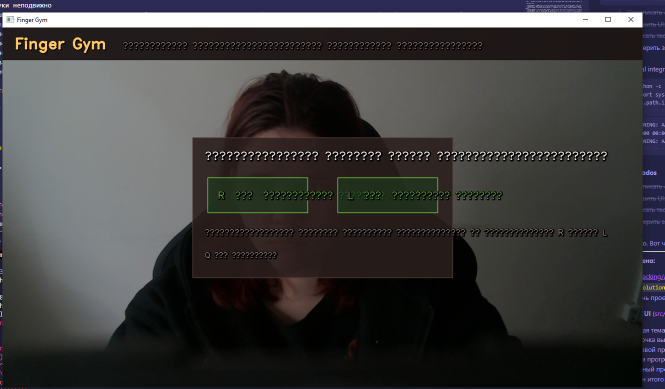
#> input picture image/PLAN_DEVELOPMENT/1777963462806.png, 1329 x 778 px (shown at 1/2 size)
$ python -i renderer.py   (imports and definitions only)
#> lines starting #> are read from the running program, lines starting #| are printed output that depends on the picture; after the words box and inside, x2 and y2 are one past the last pixel; in counts of white or black regions, pixels touching at a corner belong together
from __future__ import annotations
import cv2
import numpy as np
from PIL import Image, ImageDraw, ImageFont

from src.app_info import APP_VERSION_LABEL
from src.models import TrackingFrame, TestSummary
from src.exercises.base import BaseExercise
from src.exercises.exercises import ZoneMovementExercise, ZONES, ZONE_RADIUS

# ── Палитра (RGB для PIL, BGR для OpenCV) ─────────────────────────────────────
_BG        = (18,  18,  26)
_PANEL     = (28,  30,  42)
_BORDER    = (55,  60,  85)
_WHITE     = (240, 240, 250)
_GRAY      = (140, 145, 165)
_ACCENT    = (100, 200, 255)
_GREEN     = (70,  210, 120)
_YELLOW    = (230, 200,  60)
_RED       = (230,  80,  80)
_ORANGE    = (230, 160,  60)

# BGR-версии для OpenCV-примитивов (линии, круги)
def _bgr(rgb): return (rgb[2], rgb[1], rgb[0])

_BG_BGR     = _bgr(_BG)
_PANEL_BGR  = _bgr(_PANEL)
_BORDER_BGR = _bgr(_BORDER)
_GREEN_BGR  = _bgr(_GREEN)
_ACCENT_BGR = _bgr(_ACCENT)
_RED_BGR    = _bgr(_RED)
_WHITE_BGR  = _bgr(_WHITE)
_GRAY_BGR   = _bgr(_GRAY)

# ── Шрифты ───────────────────────────────────────────────────────────────────
import sys as _sys
import os as _os

def _find_font(bold: bool = False) -> str | None:
    """Ищет шрифт с поддержкой кириллицы на Windows/macOS/Linux."""
#> called with bold = False
    if _sys.platform == "win32":
        candidates = [
            r"C:\Windows\Fonts\segoeui.ttf" if not bold else r"C:\Windows\Fonts\segoeuib.ttf",
            r"C:\Windows\Fonts\arial.ttf"   if not bold else r"C:\Windows\Fonts\arialbd.ttf",
            r"C:\Windows\Fonts\tahoma.ttf",
        ]
    elif _sys.platform == "darwin":
        candidates = [
            "/System/Library/Fonts/Supplemental/Arial.ttf",
            "/Library/Fonts/Arial.ttf",
            "/System/Library/Fonts/Helvetica.ttc",
        ]
    else:  # Linux
        candidates = [
            "/usr/share/fonts/truetype/dejavu/DejaVuSans-Bold.ttf" if bold else
            "/usr/share/fonts/truetype/dejavu/DejaVuSans.ttf",
            "/usr/share/fonts/truetype/liberation/LiberationSans-Bold.ttf" if bold else
            "/usr/share/fonts/truetype/liberation/LiberationSans-Regular.ttf",
            "/usr/share/fonts/truetype/freefont/FreeSans.ttf",
        ]
    for path in candidates:
        if _os.path.exists(path):
            return path
    return None

def _font(size: int, bold: bool = False) -> ImageFont.FreeTypeFont:
    path = _find_font(bold)
    if path:
        try:
            return ImageFont.truetype(path, size)
        except Exception:
            pass
    return ImageFont.load_default()

_F_SM   = _font(18)
_F_MD   = _font(22)
_F_LG   = _font(28)
_F_XL   = _font(38)
_F_XXL  = _font(64, bold=True)
_F_MD_B = _font(22, bold=True)
_F_LG_B = _font(28, bold=True)
_F_XL_B = _font(38, bold=True)
#> further down, picture is the input picture: shape (778, 1329, 3); mean B, G, R 62.3, 62.2, 63

GESTURE_LABELS = {
    "open_palm":     "Открытая ладонь",
    "fist":          "Кулак",
    "pinch":         "Щипковый захват",
    "point_gesture": "Указательный жест",
    "palm_facing":   "Поворот кисти — внутренняя сторона",
    "back_facing":   "Поворот кисти — тыльная сторона",
    "zone_movement": "Перемещение по зонам",
    "hold_still":    "Удержание руки",
}


# ── Вспомогательные функции ───────────────────────────────────────────────────

HAND_CONNECTIONS = [
    (0, 1), (1, 2), (2, 3), (3, 4),
    (0, 5), (5, 6), (6, 7), (7, 8),
    (0, 9), (9, 10), (10, 11), (11, 12),
    (0, 13), (13, 14), (14, 15), (15, 16),
    (0, 17), (17, 18), (18, 19), (19, 20),
    (5, 9), (9, 13), (13, 17),
]


def _bgr_to_pil(bgr: np.ndarray) -> Image.Image:
    return Image.fromarray(cv2.cvtColor(bgr, cv2.COLOR_BGR2RGB))

def _pil_to_bgr(img: Image.Image) -> np.ndarray:
    return cv2.cvtColor(np.array(img), cv2.COLOR_RGB2BGR)

def _put(draw: ImageDraw.ImageDraw, text: str, pos: tuple,
         font: ImageFont.FreeTypeFont,
         color: tuple = _WHITE,
         shadow: bool = True):
    """Текст с тёмной тенью для читаемости поверх кадра."""
    x, y = pos
    if shadow:
        draw.text((x + 1, y + 1), text, font=font, fill=(0, 0, 0, 200))
    draw.text((x, y), text, font=font, fill=color)

def _panel(img: np.ndarray, x1: int, y1: int, x2: int, y2: int,
           alpha: float = 0.82, bg: tuple = _PANEL_BGR):
    """Полупрозрачный прямоугольник поверх кадра."""
    overlay = img.copy()
    cv2.rectangle(overlay, (x1, y1), (x2, y2), bg, -1)
    cv2.addWeighted(overlay, alpha, img, 1 - alpha, 0, img)
    cv2.rectangle(img, (x1, y1), (x2, y2), _BORDER_BGR, 1, cv2.LINE_AA)

# [54 lines left out: functions _progress_bar, _button, _circle_progress, _tracking_dot, _draw_hold_area_bounds, not called in this run]

def _darken(bgr: np.ndarray, alpha: float = 0.45) -> np.ndarray:
#> called with alpha = 0.42
    dark = np.zeros_like(bgr)
    cv2.addWeighted(bgr, 1 - alpha, dark, alpha, 0, bgr)
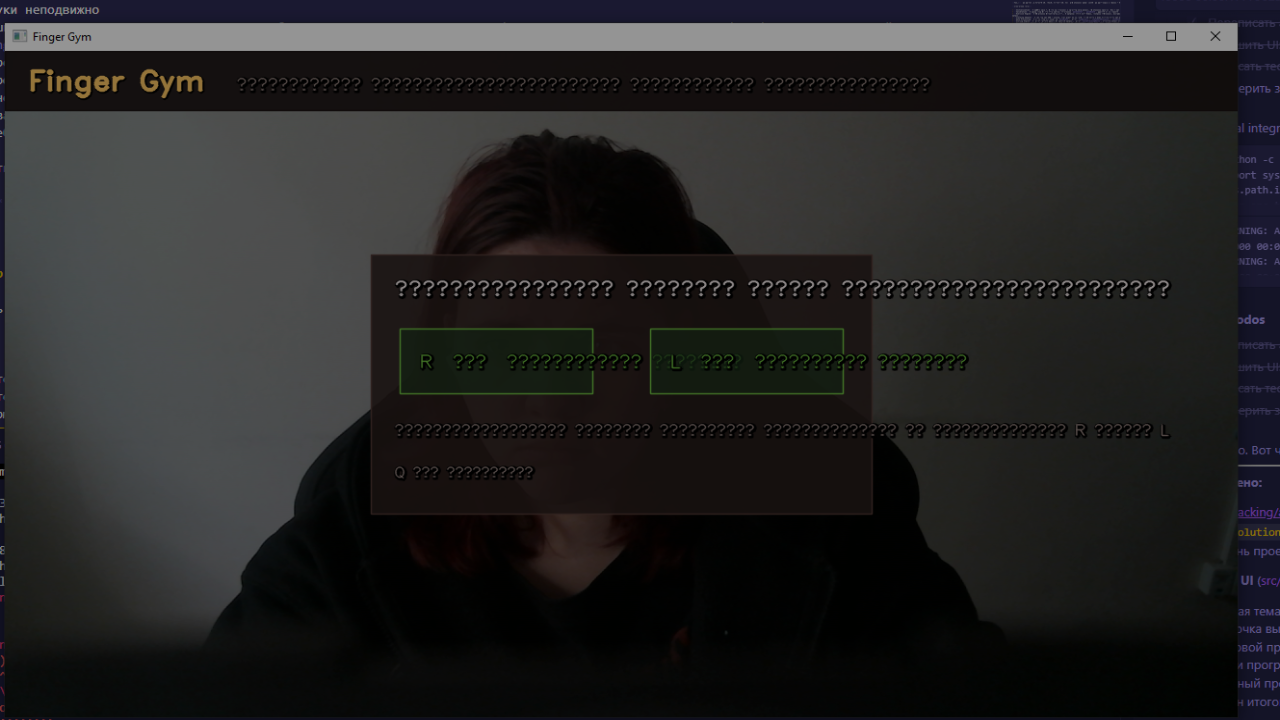
#> bgr: shape (720, 1280, 3); mean B, G, R 36.1, 36, 36.5
#> dark: shape (720, 1280, 3); every value is 0
    return bgr


# ── Главный рендерер ──────────────────────────────────────────────────────────

class Renderer:

    def __init__(self, width: int = 1280, height: int = 720, debug: bool = False):
        self.w = width
        self.h = height
        self.debug = debug

    def _base(self, frame_bgr: np.ndarray) -> np.ndarray:
        img = cv2.resize(frame_bgr, (self.w, self.h))
        return _darken(img, 0.42)

    # ── Шапка ─────────────────────────────────────────────────────────────────

    def _draw_header(self, img: np.ndarray, subtitle: str = ""):
        _panel(img, 0, 0, self.w, 84, alpha=0.90, bg=_BG_BGR)
#> in _panel, `cv2.rectangle(overlay, (x1, y1), (x2, y2), bg, -1)`:
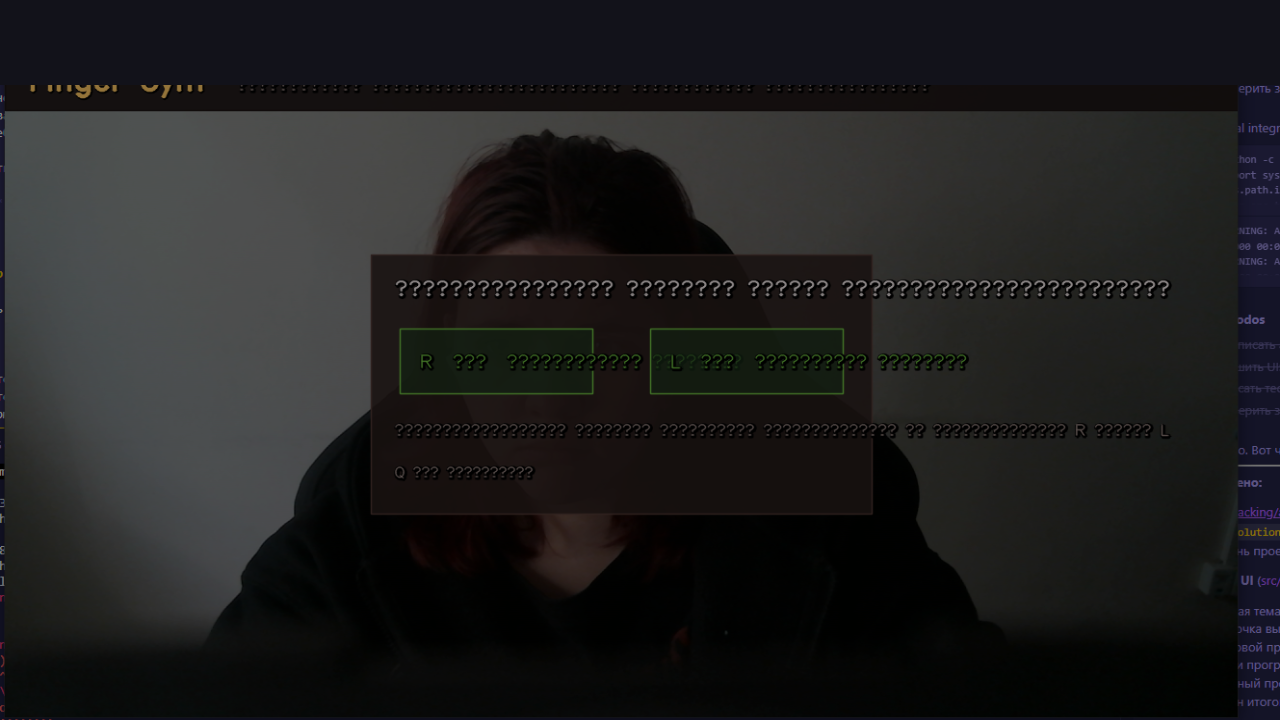
#> overlay: shape (720, 1280, 3); 11.81% of pixels changed, all inside (x1, y1, x2, y2) = (0, 0, 1280, 85)
#> in _panel, `cv2.rectangle(img, (x1, y1), (x2, y2), _BORDER_BGR, 1, cv2.LINE_AA)`:
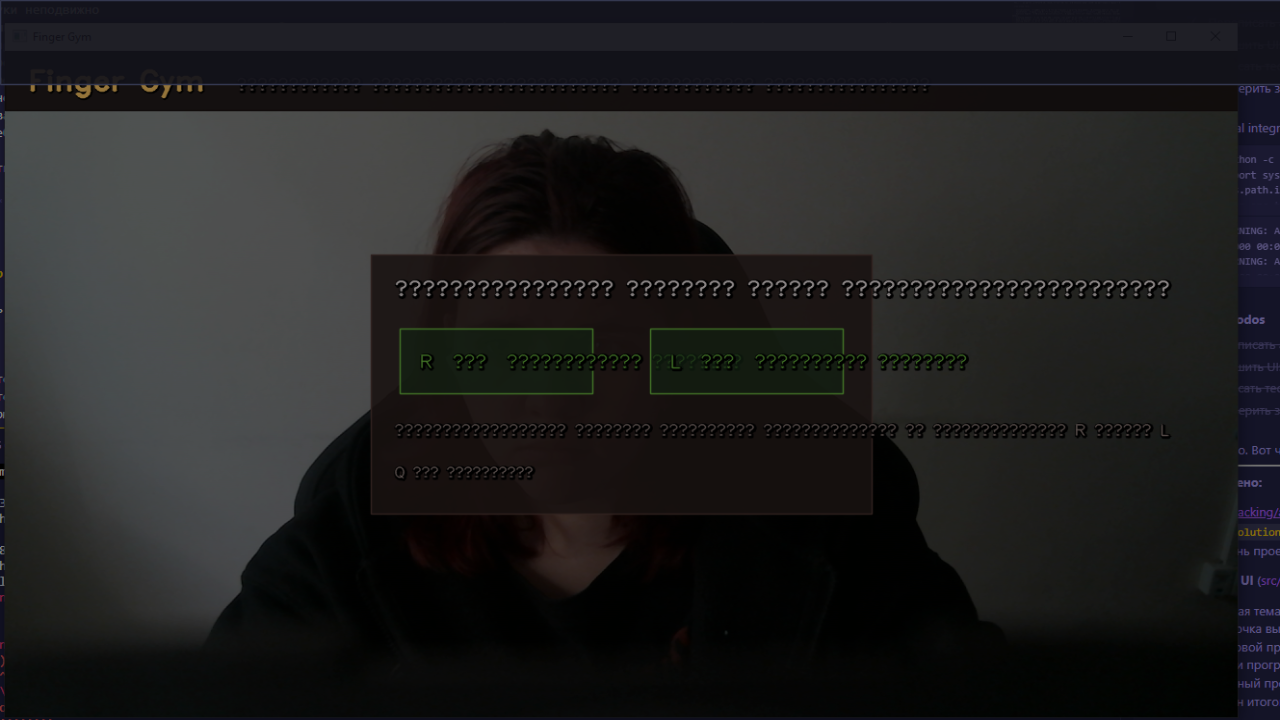
#> img: shape (720, 1280, 3); mean B, G, R 31.9, 31.6, 31.8
        pil = _bgr_to_pil(img)
        d   = ImageDraw.Draw(pil)
        _put(d, "Finger Gym", (22, 6),  _F_XL_B, _ACCENT)
        version_bbox = d.textbbox((0, 0), APP_VERSION_LABEL, font=_F_SM)
#> version_bbox = (0, 4, 119, 21)
        version_w = version_bbox[2] - version_bbox[0]
#> version_w = 119
        _put(d, APP_VERSION_LABEL, (self.w - version_w - 22, 18), _F_SM, _GRAY)
        if subtitle:
            _put(d, subtitle, (22, 56), _F_SM, _GRAY)
        img[:] = _pil_to_bgr(pil)

    # [23 lines left out: function draw_error_message, not called in this run]

    def draw_hand_select(
        self,
        frame_bgr: np.ndarray,
        hover_key=None,
        dwell_ratio: float = 0.0,
        pointer: tuple[int, int] | None = None,
    ) -> np.ndarray:
        img = self._base(frame_bgr)
        W, H = self.w, self.h
        self._draw_header(img, "Модуль тестирования мелкой моторики кисти")

        cw = min(1200, W - 60)
        ch = min(420, H - 120)
        cx = (W - cw) // 2
        cy = (H - ch) // 2
        _panel(img, cx, cy, cx + cw, cy + ch, alpha=0.88)
#> call 2 of _panel, with x1 = 40, y1 = 150, x2 = 1240, y2 = 570, alpha = 0.88, bg = (42, 30, 28)
#> in _panel (call 2), `cv2.rectangle(img, (x1, y1), (x2, y2), _BORDER_BGR, 1, cv2.LINE_AA)`:
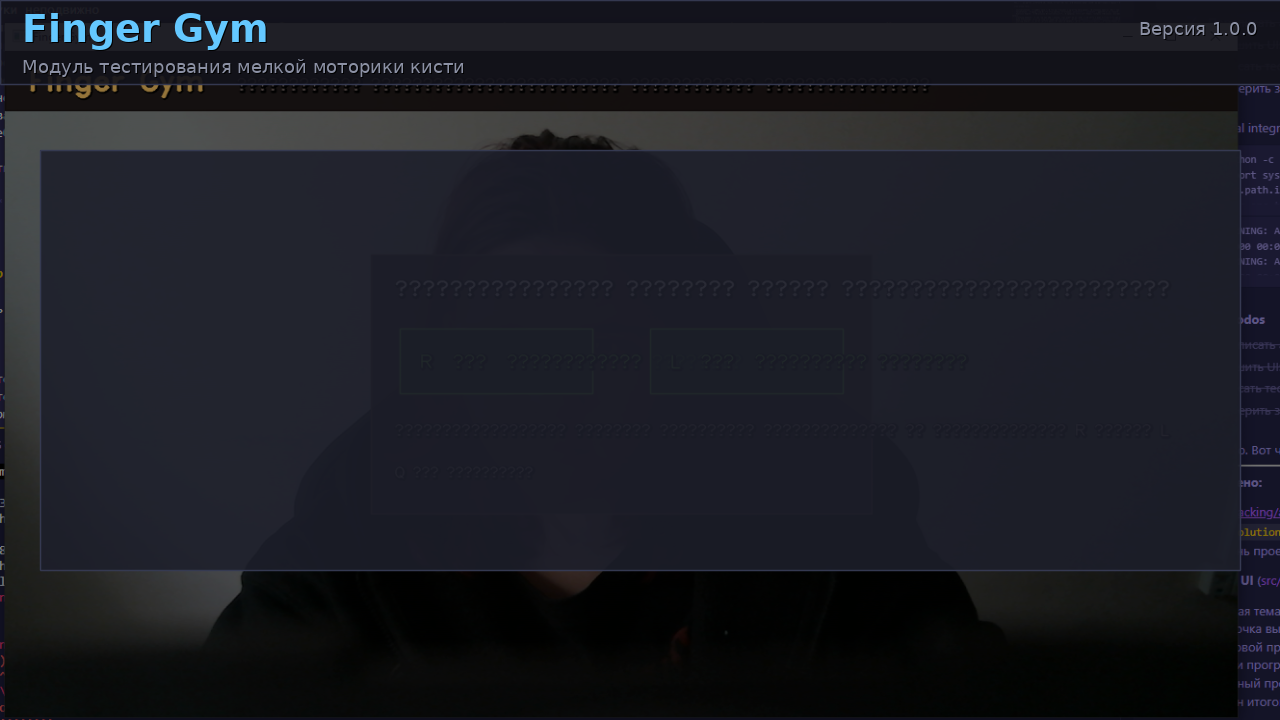
#> img: shape (720, 1280, 3); mean B, G, R 35.6, 28.4, 27

        pil = _bgr_to_pil(img)
        d   = ImageDraw.Draw(pil)

        _put(d, "Выберите руку для тестирования",
             (cx + 24, cy + 20), _F_LG_B, _WHITE)
        _put(d, "Наведите палец на кнопку и подержите",
             (cx + 24, cy + 58), _F_MD, _GRAY)

        img[:] = _pil_to_bgr(pil)

        gap = 70
        btn_top = cy + 118
        btn_bottom = cy + ch - 34
        btn_w = (cw - 56 - gap) // 2
        left_x1 = cx + 28
        right_x1 = left_x1 + btn_w + gap
        buttons = {
            "left": (left_x1, btn_top, left_x1 + btn_w, btn_bottom),
            "right":  (right_x1, btn_top, right_x1 + btn_w, btn_bottom),
        }
        hover_value = getattr(hover_key, "value", hover_key)
        for key, rect in buttons.items():
            border = _GREEN_BGR if key == hover_value else _BORDER_BGR
            thickness = 4 if key == hover_value else 1
            cv2.rectangle(img, rect[:2], rect[2:], border, thickness, cv2.LINE_AA)
            if key == hover_value and dwell_ratio > 0:
                x1, _, x2, y2 = rect
                _progress_bar(img, x1 + 18, y2 - 34, x2 - x1 - 36, 16, dwell_ratio, _GREEN_BGR)
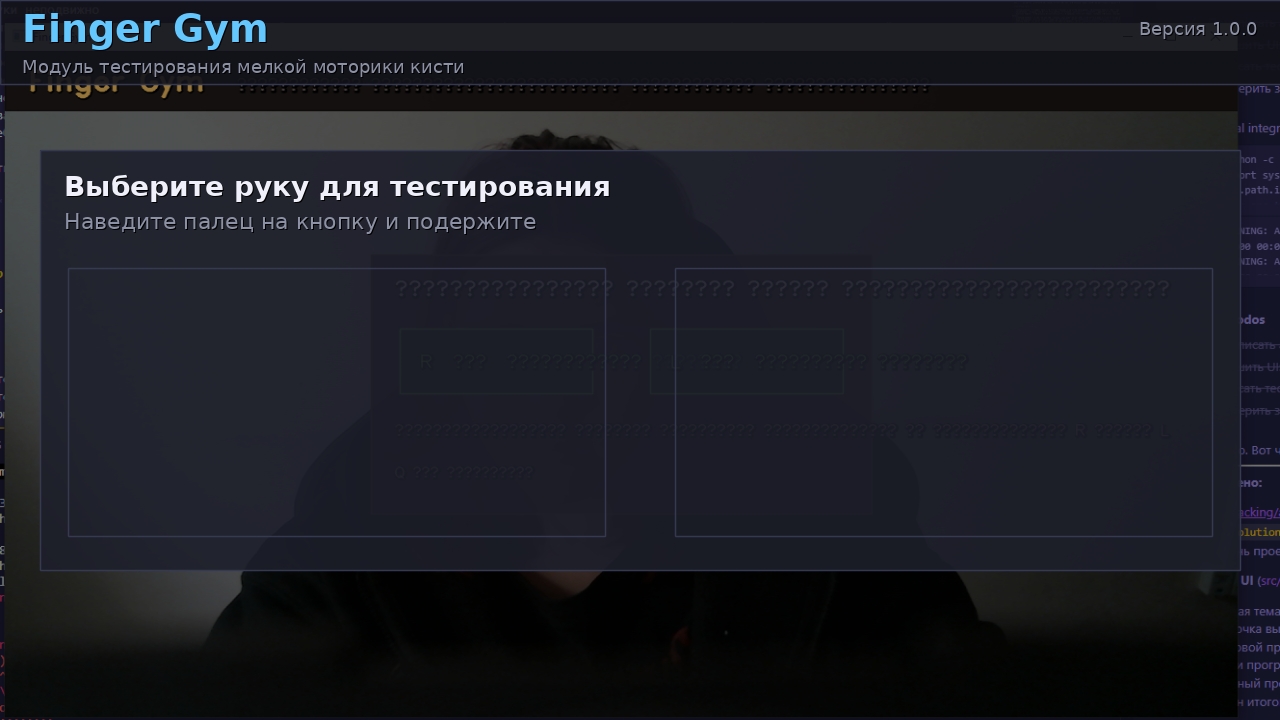
#> img: shape (720, 1280, 3); mean B, G, R 37, 29.7, 28.4

        pil_btn = _bgr_to_pil(img)
        d_btn = ImageDraw.Draw(pil_btn)
        for key, text in (("left", "Левая рука"), ("right", "Правая рука")):
            x1, y1, x2, y2 = buttons[key]
            bbox = d_btn.textbbox((0, 0), text, font=_F_XL_B)
            tw = bbox[2] - bbox[0]
            th = bbox[3] - bbox[1]
            _put(
                d_btn,
                text,
                (x1 + (x2 - x1 - tw) // 2, y1 + (y2 - y1 - th) // 2 - 4),
                _F_XL_B,
                _GREEN,
            )
#> this loop made 2 passes
#> (bbox, tw, th) on passes 1 to 2: ((0, 8, 248, 44), 248, 36), ((0, 8, 275, 44), 275, 36)
        img[:] = _pil_to_bgr(pil_btn)

        if pointer is not None:
            cv2.circle(img, pointer, 16, _ACCENT_BGR, 2, cv2.LINE_AA)
            cv2.circle(img, pointer, 5,  _WHITE_BGR, -1, cv2.LINE_AA)
        return img

    # ── Экран позиционирования руки ───────────────────────────────────────────

    # [865 lines left out: functions draw_positioning_guide, draw_calibration, draw_patient_id_input, draw_calibration_failed, start_button_rect, draw_prepare and 12 more, not called in this run]

>>> import cv2
>>> picture = cv2.imread('../../image/PLAN_DEVELOPMENT/1777963462806.png')
>>> result = Renderer().draw_hand_select(picture)
